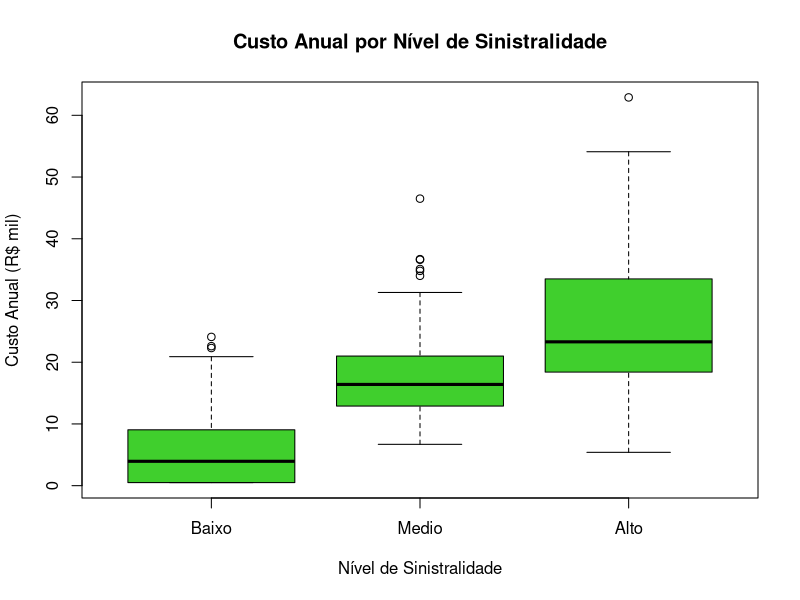
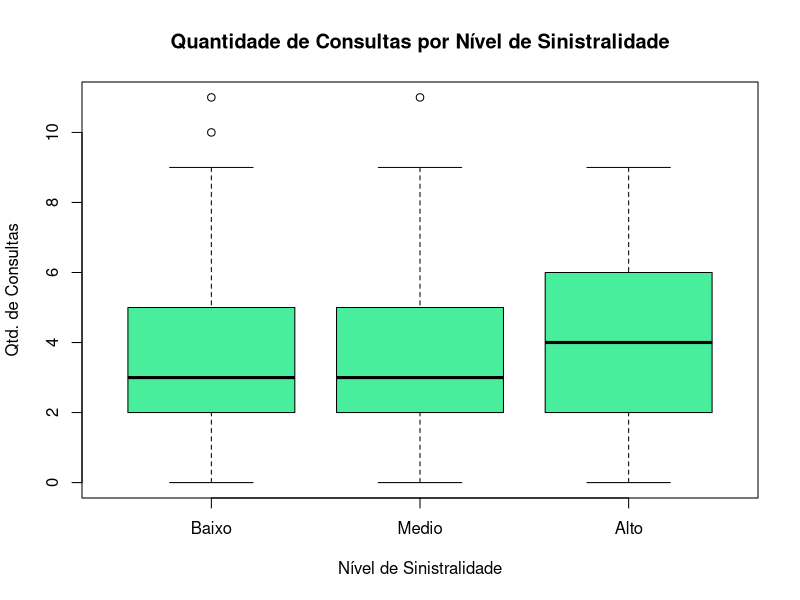
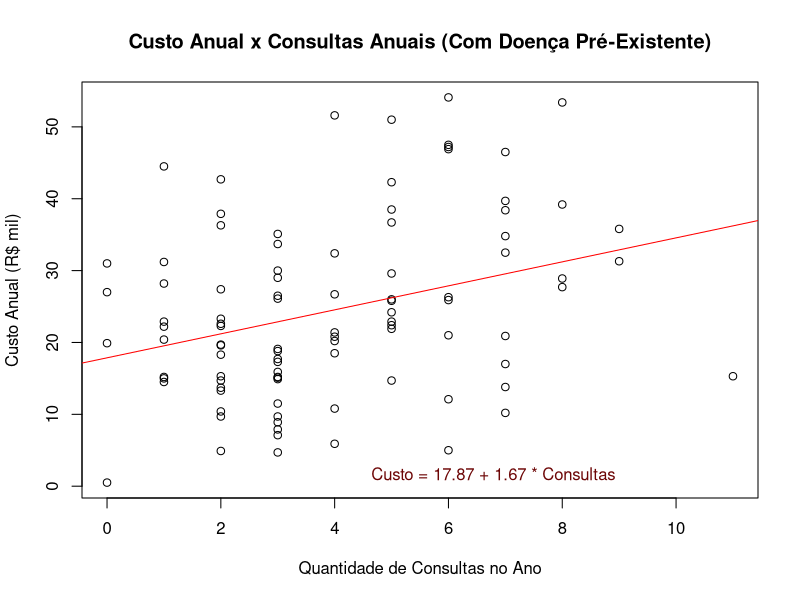
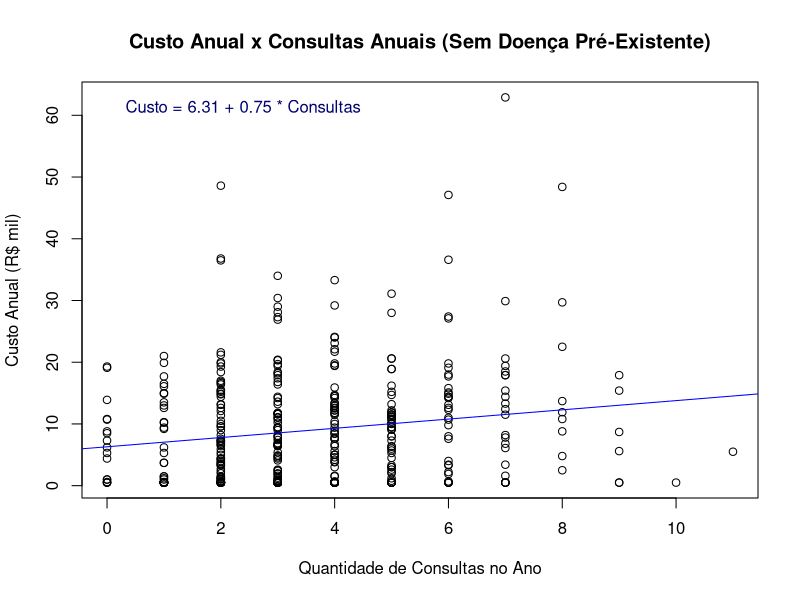

Here is the R script that generated these plots, in order:
# I. PREPARAÇÃO DA BASE DE DADOS:
# Instalar pacote e realizar apenas uma vez
install.packages("readxl")
install.packages("ggplot2")
library(readxl)
library(ggplot2)

dados <- read_excel("saude_amostra.xlsx")

# Verificar estrutura inicial da base sobre saúde:
head(dados) # Exibe primeiras linhas
str(dados) # Exibe estrutura e tipos de variáveis
colSums(is.na(dados)) # Verificar se há valores ausentes (NA) na base

# Converter variáveis específicas para inteiro, ou seja, quantitativa discreta:
dados$Idade <- as.integer(dados$Idade)
dados$Tempo_Plano_Meses <- as.integer(dados$Tempo_Plano_Meses)
dados$Qtd_Consultas_Ano <- as.integer(dados$Qtd_Consultas_Ano)
dados$Qtd_Internacoes_Ano <- as.integer(dados$Qtd_Internacoes_Ano)

# Converter para qualitativa nominal:
dados$Tipo_Plano <- as.factor(dados$Tipo_Plano)
dados$Regiao <- as.factor(dados$Regiao)
dados$Canal_Aquisicao <- as.factor(dados$Canal_Aquisicao)
dados$Possui_Pre_Existencia <- as.factor(dados$Possui_Pre_Existencia)
dados$Cancelou_Plano <- as.factor(dados$Cancelou_Plano)


# Converter para qualitativa ordinal com especificação dos níveis em ordem
dados$Nivel_Sinistralidade <- factor(
  dados$Nivel_Sinistralidade,
  levels = c("Baixo", "Medio", "Alto"),
  ordered = TRUE
)

dados$Perfil_Utilizacao <- factor(
  dados$Perfil_Utilizacao,
  levels = c("Raramente", "Ocasional", "Frequente", "Critico"),
  ordered = TRUE
)

# Verificar estrutura inicial da base sobre saúde:
head(dados) # Exibe primeiras linhas
str(dados) # Exibe estrutura e tipos de variáveis
colSums(is.na(dados)) # Verificar se há valores ausentes (NA) na base

# -----------------------------------------------------------------------------
# II. PARTE 2.1 - TABELA CRUZADA ENTRE TIPO DE PLANO E CANAL DE AQUISIÇÃO:

# Tabela de frequência relativa, que precisa da de frequência absoluta:
print("Parte 2: Tipos de Plano e Canal de Aquisição estão associados?")
print("Parte 2.1:")
(tab_freq_relativa <- round(prop.table(table(dados$Tipo_Plano, dados$Canal_Aquisicao), margin = 2) * 100, 2))

# -----------------------------------------------------------------------------
# III. PARTE 3 - USO DO PLANO POR NÍVEL DE SINISTRALIDADE:

print("Parte 3: Uso do plano por nível de sinistralidade")
print("Parte 3.1: Custo Anual e Quantidade de Consultas No Ano por Nível De Sinistralidade.")

# Summary: calcula Mínimo, 1º Quartil, Mediana, Média e 3º Quartil
# Calcular medidas numéricas e o desvio-padrão do Custo Anual:
aggregate(Custo_Anual_Operadora_K ~ Nivel_Sinistralidade, data = dados, summary)
aggregate(Custo_Anual_Operadora_K ~ Nivel_Sinistralidade, data = dados, sd)

# Gráfico Custo por Sinistralidade
boxplot(Custo_Anual_Operadora_K ~ Nivel_Sinistralidade, data = dados,
        main = "Custo Anual por Nível de Sinistralidade",
        xlab = "Nível de Sinistralidade", 
        ylab = "Custo Anual (R$ mil)",
        col = "#40cf2d")

# Calcular medidas numéricas e o desvio-padrão da Quantidade de Consultas:
aggregate(Qtd_Consultas_Ano ~ Nivel_Sinistralidade, data = dados, summary)
aggregate(Qtd_Consultas_Ano ~ Nivel_Sinistralidade, data = dados, sd)

# Gráfico Quantidade de Consultas por Sinistralidade
boxplot(Qtd_Consultas_Ano ~ Nivel_Sinistralidade, data = dados,
        main = "Quantidade de Consultas por Nível de Sinistralidade",
        xlab = "Nível de Sinistralidade", 
        ylab = "Qtd. de Consultas",
        col = "#49ee9c")


# -----------------------------------------------------------------------------
# V. PARTE 5 - DOENÇA PRÉ-EXISTENTE E SENSIBILIDADE DO CUSTO ÀS CONSULTAS:

# Subset: Filtra a planilha de dados criando um subconjunto com base em uma regra
dados_com_preex <- subset(dados, Possui_Pre_Existencia == "Sim")
dados_sem_preex <- subset(dados, Possui_Pre_Existencia == "Nao")

# Lm: Ajusta o modelo de regressão linear
mod_com_preex <- lm(Custo_Anual_Operadora_K ~ Qtd_Consultas_Ano, data = dados_com_preex)
mod_sem_preex <- lm(Custo_Anual_Operadora_K ~ Qtd_Consultas_Ano, data = dados_sem_preex)

# Coef: Exibe os dois valores numéricos para escrever a equação da reta:
# Intercep: Coeficiente Linear
# Qtd_Consultas_Ano: Coeficiente Angular
coef(mod_com_preex)
coef(mod_sem_preex)

# Calcular o Erro Quadrático Médio (EQM):
# Desvio total entre os custos reais dos clientes e o custo previsto pela linha reta.
eqm_com_preex <- sum(residuals(mod_com_preex)^2)
eqm_sem_preex <- sum(residuals(mod_sem_preex)^2)

# Exibir os resultados formatados no console
cat("EQM - Com Doença Pré-Existente:", round(eqm_com_preex, 2), "\n")
cat("EQM - Sem Doença Pré-Existente:", round(eqm_sem_preex, 2), "\n")

# Gráfico Beneficiários COM Doença Pré-Existente
plot(dados_com_preex$Qtd_Consultas_Ano, dados_com_preex$Custo_Anual_Operadora_K,
     main = "Custo Anual x Consultas Anuais (Com Doença Pré-Existente)",
     xlab = "Quantidade de Consultas no Ano",
     ylab = "Custo Anual (R$ mil)")
abline(mod_com_preex, col = "red")
legend("bottomright", 
       legend = paste0("Custo = ", round(coef(mod_com_preex)[1], 2), " + ", round(coef(mod_com_preex)[2], 2), " * Consultas"), 
       bty = "n", 
       text.col = "#6d0606",
       cex = 1,
       inset = c(0.2, 0.01))

# Gráfico Beneficiários SEM Doença Pré-Existente
plot(dados_sem_preex$Qtd_Consultas_Ano, dados_sem_preex$Custo_Anual_Operadora_K,
     main = "Custo Anual x Consultas Anuais (Sem Doença Pré-Existente)",
     xlab = "Quantidade de Consultas no Ano",
     ylab = "Custo Anual (R$ mil)")
abline(mod_sem_preex, col = "blue")
legend("topleft", 
       legend = paste0("Custo = ", round(coef(mod_sem_preex)[1], 2), " + ", round(coef(mod_sem_preex)[2], 2), " * Consultas"), 
       bty = "n", 
       text.col = "#020270",
       cex = 1,
       inset = c(0.02, 0.01))
